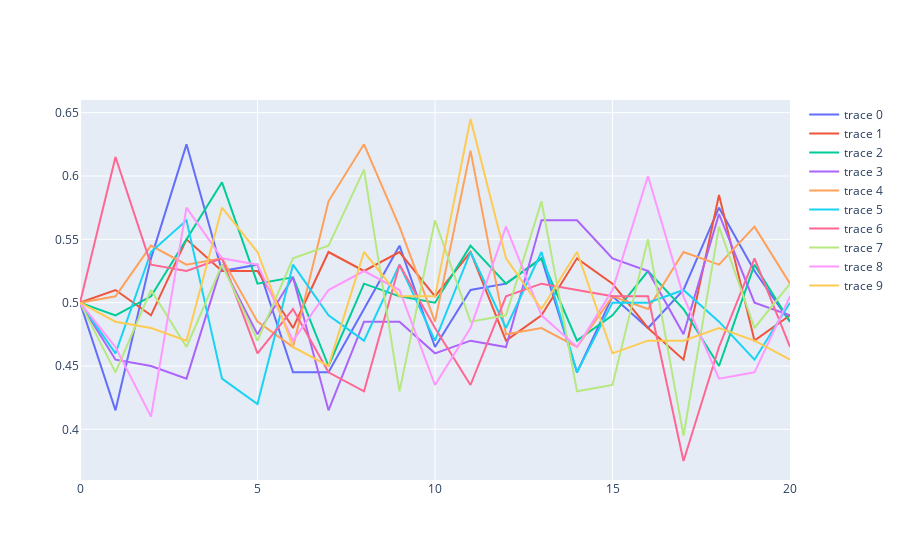
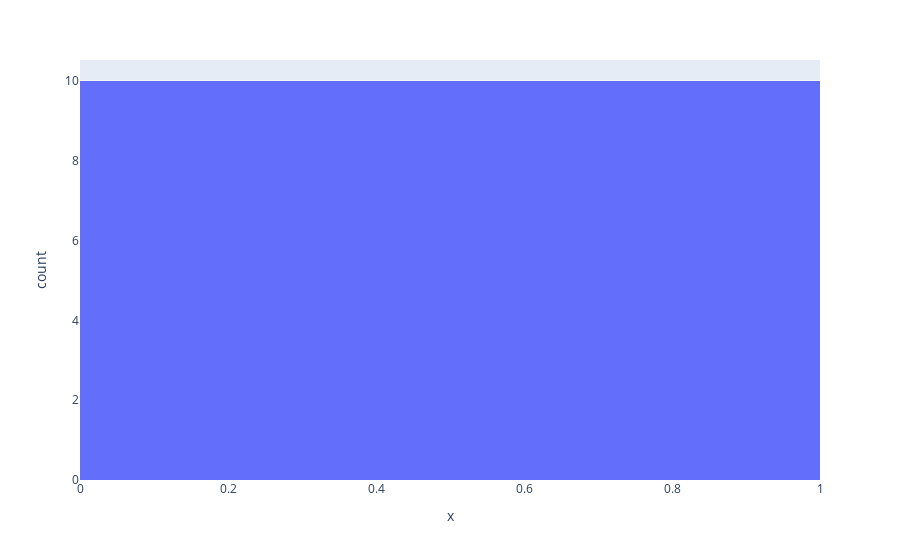

Notebook code cell kept with these figures, in order:
### Code cell
import plotly.express as px
import plotly.graph_objs as go

def simulate(initA, pop, fitness, gen, sim):
    A_vals = []
    nextA = calcNextGen(initA, pop)
    A_vals.append(initA)
    fig = go.Figure()
    a = np.zeros(shape=(sim, gen+1))
    b = np.array(range(gen+1))

    hist = []
    for x in range(sim):
        for i in range(gen):
            A_vals.append(nextA)
            nextA = calcNextGen(initA, pop)
        fig.add_trace(go.Scatter(x = b, y = A_vals, mode = 'lines'))
        a[x] = A_vals
        print(A_vals)
        hist.append(A_vals[-1])

        A_vals = []
        A_vals.append(initA)
    
    fig.show()

    fig2 = px.histogram(x=hist)
    fig2.show()

simulate(.5, 100, 1, 20, 10)

### Figure 1 — Plotly figure (JSON) as saved in the notebook; plotly's stock layout.template omitted (floating-point values rounded to 4 significant figures)
{"data": [{"mode": "lines", "type": "scatter", "x": [0, 1, 2, 3, 4, 5, 6, 7, 8, 9, 10, 11, 12, 13, 14, 15, 16, 17, 18, 19, 20], "y": [0.5, 0.415, 0.535, 0.625, 0.525, 0.53, 0.445, 0.445, 0.495, 0.545, 0.465, 0.51, 0.515, 0.535, 0.445, 0.505, 0.48, 0.51, 0.575, 0.525, 0.485]}, {"mode": "lines", "type": "scatter", "x": [0, 1, 2, 3, 4, 5, 6, 7, 8, 9, 10, 11, 12, 13, 14, 15, 16, 17, 18, 19, 20], "y": [0.5, 0.51, 0.49, 0.55, 0.525, 0.525, 0.48, 0.54, 0.525, 0.54, 0.505, 0.54, 0.47, 0.49, 0.535, 0.515, 0.48, 0.455, 0.585, 0.47, 0.49]}, {"mode": "lines", "type": "scatter", "x": [0, 1, 2, 3, 4, 5, 6, 7, 8, 9, 10, 11, 12, 13, 14, 15, 16, 17, 18, 19, 20], "y": [0.5, 0.49, 0.505, 0.55, 0.595, 0.515, 0.52, 0.45, 0.515, 0.505, 0.5, 0.545, 0.515, 0.535, 0.47, 0.49, 0.525, 0.495, 0.45, 0.53, 0.485]}, {"mode": "lines", "type": "scatter", "x": [0, 1, 2, 3, 4, 5, 6, 7, 8, 9, 10, 11, 12, 13, 14, 15, 16, 17, 18, 19, 20], "y": [0.5, 0.455, 0.45, 0.44, 0.53, 0.475, 0.52, 0.415, 0.485, 0.485, 0.46, 0.47, 0.465, 0.565, 0.565, 0.535, 0.525, 0.475, 0.57, 0.5, 0.49]}, {"mode": "lines", "type": "scatter", "x": [0, 1, 2, 3, 4, 5, 6, 7, 8, 9, 10, 11, 12, 13, 14, 15, 16, 17, 18, 19, 20], "y": [0.5, 0.505, 0.545, 0.53, 0.535, 0.485, 0.465, 0.58, 0.625, 0.56, 0.485, 0.62, 0.475, 0.48, 0.465, 0.505, 0.495, 0.54, 0.53, 0.56, 0.515]}, {"mode": "lines", "type": "scatter", "x": [0, 1, 2, 3, 4, 5, 6, 7, 8, 9, 10, 11, 12, 13, 14, 15, 16, 17, 18, 19, 20], "y": [0.5, 0.46, 0.54, 0.565, 0.44, 0.42, 0.53, 0.49, 0.47, 0.53, 0.47, 0.54, 0.48, 0.54, 0.445, 0.5, 0.5, 0.51, 0.485, 0.455, 0.5]}, {"mode": "lines", "type": "scatter", "x": [0, 1, 2, 3, 4, 5, 6, 7, 8, 9, 10, 11, 12, 13, 14, 15, 16, 17, 18, 19, 20], "y": [0.5, 0.615, 0.53, 0.525, 0.535, 0.46, 0.495, 0.445, 0.43, 0.53, 0.48, 0.435, 0.505, 0.515, 0.51, 0.505, 0.505, 0.375, 0.465, 0.535, 0.465]}, {"mode": "lines", "type": "scatter", "x": [0, 1, 2, 3, 4, 5, 6, 7, 8, 9, 10, 11, 12, 13, 14, 15, 16, 17, 18, 19, 20], "y": [0.5, 0.445, 0.51, 0.465, 0.53, 0.47, 0.535, 0.545, 0.605, 0.43, 0.565, 0.485, 0.49, 0.58, 0.43, 0.435, 0.55, 0.395, 0.56, 0.48, 0.515]}, {"mode": "lines", "type": "scatter", "x": [0, 1, 2, 3, 4, 5, 6, 7, 8, 9, 10, 11, 12, 13, 14, 15, 16, 17, 18, 19, 20], "y": [0.5, 0.465, 0.41, 0.575, 0.535, 0.53, 0.47, 0.51, 0.525, 0.51, 0.435, 0.48, 0.56, 0.49, 0.465, 0.51, 0.6, 0.505, 0.44, 0.445, 0.505]}, {"mode": "lines", "type": "scatter", "x": [0, 1, 2, 3, 4, 5, 6, 7, 8, 9, 10, 11, 12, 13, 14, 15, 16, 17, 18, 19, 20], "y": [0.5, 0.485, 0.48, 0.47, 0.575, 0.54, 0.465, 0.45, 0.54, 0.505, 0.505, 0.645, 0.535, 0.495, 0.54, 0.46, 0.47, 0.47, 0.48, 0.47, 0.455]}], "layout": {}}

### Figure 2 — Plotly figure (JSON) as saved in the notebook; plotly's stock layout.template omitted (floating-point values rounded to 4 significant figures)
{"data": [{"alignmentgroup": "True", "bingroup": "x", "hovertemplate": "x=%{x}<br>count=%{y}<extra></extra>", "legendgroup": "", "marker": {"color": "#636efa", "pattern": {"shape": ""}}, "name": "", "offsetgroup": "", "orientation": "v", "showlegend": false, "type": "histogram", "x": [0.5, 0.5, 0.5, 0.5, 0.5, 0.5, 0.5, 0.5, 0.5, 0.5], "xaxis": "x", "yaxis": "y"}], "layout": {"barmode": "relative", "legend": {"tracegroupgap": 0}, "margin": {"t": 60}, "xaxis": {"anchor": "y", "domain": [0, 1], "title": {"text": "x"}}, "yaxis": {"anchor": "x", "domain": [0, 1], "title": {"text": "count"}}}}
